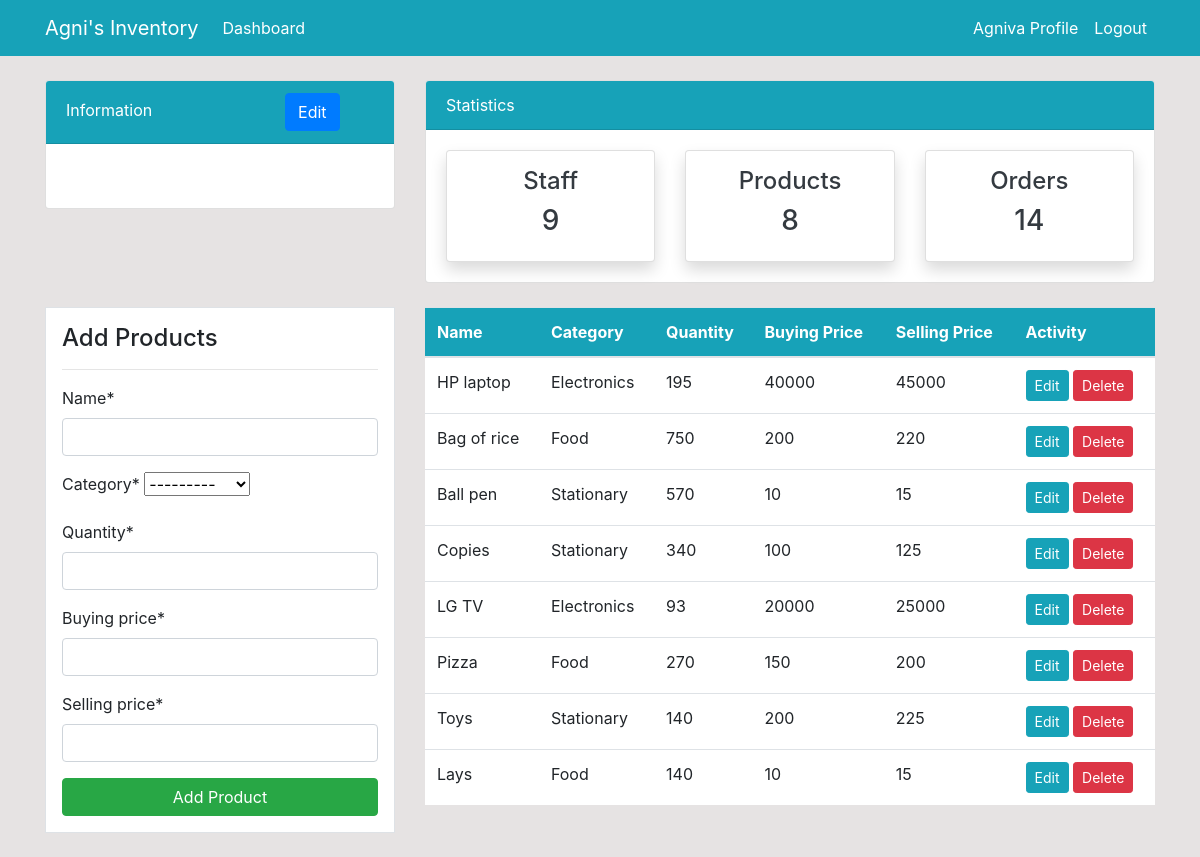
Page /product/ (signed in) on the earlier database version.
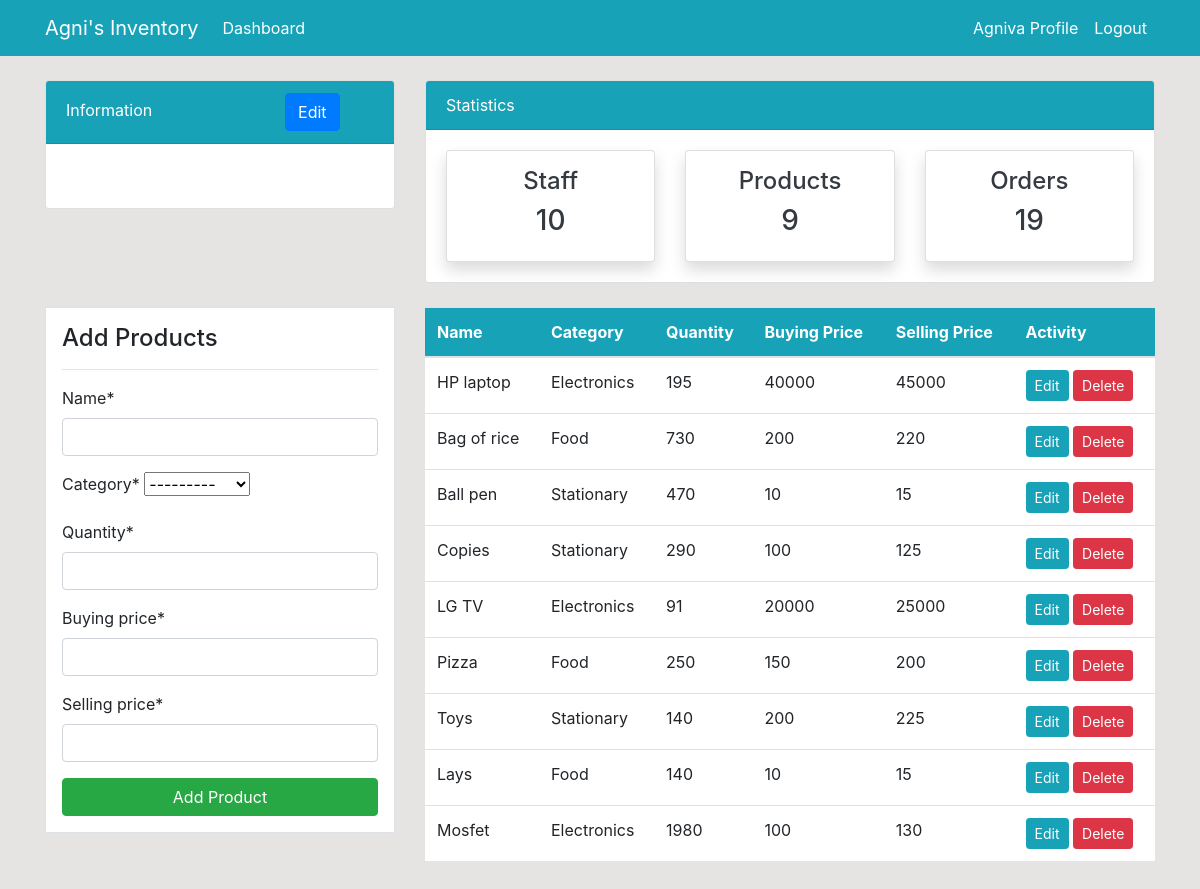
Same page on the later database version.
### dashboard/models.py (models this page shows, shortened)
class Product(models.Model):
    name=models.CharField(max_length=100, null=True)
    category=models.CharField(max_length=20, choices=CATEGORY, null=True)
    quantity=models.PositiveIntegerField(null=True)
    ordered_quantity=models.PositiveIntegerField(null=True, default=0)
    buying_price = models.PositiveIntegerField(null = True)
    selling_price = models.PositiveIntegerField(null = True)
    class Meta:
        verbose_name_plural='Product'

### dashboard/views.py (the view)
# urls.py: path('product/',views.product, name='dashboard-product'),
@login_required
def product(request):
    items=Product.objects.raw('SELECT * FROM dashboard_product')
    workers_count=User.objects.all().count()
    orders_count=Order.objects.count()
    products_count=Product.objects.count()
    if request.method=='POST':
        form=ProductForm(request.POST)
        if form.is_valid():
            form.save()
            product_name=form.cleaned_data.get('name')
            messages.success(request, f'{product_name} has been added successfully')
            return redirect('dashboard-product')
    else:
        form=ProductForm()
    context={
        'items':items,
        'form':form,
        'workers_count':workers_count,
        'orders_count':orders_count,
        'products_count':products_count,
    }
    return render(request, 'dashboard/product.html', context)

### dashboard/forms.py
class ProductForm(forms.ModelForm):
    class Meta:
        model = Product
        fields = ['name','category','quantity', 'buying_price', 'selling_price']

### templates/dashboard/product.html (shortened to what this page needs)
{% extends 'partials/base.html'%}
{% load crispy_forms_tags %}
{% block content %}
{% include 'partials/topnav.html' %}
<div class="container">
    <div class="row my-4">
        <div class="col-md-4">
            <div class="border bg-white p-3">
                <h4>Add Products</h4>
                <hr>
                <form method="POST">
                    {{ form|crispy }}
                    <input class="btn btn-success btn-block" type="submit" value="Add Product">
                </form>
            </div>
        </div>
        <div class="col-md-8">
            <table class="table bg-white">
                <thead class="bg-info">
                    <tr class="text-white">
                        <th scope="col">Name</th>
                        <th scope="col">Category</th>
                        <th scope="col">Quantity</th>
                        <th scope="col">Buying Price</th>
                        <th scope="col">Selling Price</th>
                        <th scope="col">Activity</th>
                    </tr>
                </thead>
                <tbody>
                    {%for item in items  %}
                    <tr>
                        <td>{{ item.name }}</td>
                        <td>{{item.category}}</td>
                        <td>{{item.quantity}}</td>
                        <td>{{item.buying_price}}</td>
                        <td>{{item.selling_price}}</td>
                        <td>
                            <a class="btn btn-info btn-sm" href="{% url 'dashboard-product-update' item.id %}">Edit</a>
                            <a class="btn btn-danger btn-sm" href="{% url 'dashboard-product-delete' item.id %}">Delete</a>
                        </td>
                    </tr>
                    {% endfor %}
                </tbody>
            </table>
        </div>
    </div>
</div>
{% endblock %}

### templates/partials/base.html (shortened to what this page needs)
{% load static %}
<!doctype html>
<html lang="en">
  <head>
    <link rel="stylesheet" href="https://cdn.jsdelivr.net/npm/bootstrap@4.6.2/dist/css/bootstrap.min.css">
    <link rel="stylesheet" href="{% static '/style.css' %}">
  </head>
  <body>
    {% include 'partials/nav.html' %}
    {% block content %}
    {% endblock %}
  </body>
</html>

### templates/partials/nav.html (shortened to what this page needs)
<nav class="navbar navbar-expand-lg navbar-info bg-info">
    {% if user.is_authenticated %}
    <div class="container">
        <a class="navbar-brand text-white" href="{% url 'dashboard-index' %}">Agni's Inventory</a>
        <div class="collapse navbar-collapse" id="navbarSupportedContent">
            <ul class="navbar-nav mr-auto">
                <li class="nav-item active">
                    <a class="nav-link text-white" href="{% url 'dashboard-index' %}">Dashboard </a>
                </li>
            </ul>
            <ul class="navbar-nav ml-auto">
                <li class="nav-item active">
                    <a class="nav-link text-white" href="{% url 'user-profile' %}">{{user.username}} Profile </a>
                </li>
                <li class="nav-item">
                    <a class="nav-link text-white" href="{% url 'user-logout' %}">Logout</a>
                </li>
            </ul>
            {% endif %}
        </div>
    </div>
</nav>

### templates/partials/topnav.html (shortened to what this page needs)
 <div class="container">
    <div class="row mt-4">
        <div class="col-md-4">
            <div class="card">
                <div class="card-header bg-info text-white">
                    Information
                    <a href="{% url 'edit-information' %}" class="btn btn-primary offset-md-5">Edit</a>
                </div>
                <div class="card-body">
                </div>
            </div>
        </div>
        <div class="col-md-8">
            <div class="card">
                <div class="card-header bg-info text-white">
                    Statistics
                </div>
                <div class="card-body">
                    <div class="row">
                        <div class="col-md-4">
                            <a class="text-decoration-none text-dark" href="{% url 'dashboard-staff' %}">
                                <div class="card my-card shadow text-center p-3">
                                    <h4>Staff </h4>
                                    <h3>{{workers_count}}</h3>
                                </div>
                            </a>
                        </div>
                        <div class="col-md-4">
                            <a class="text-decoration-none text-dark" href="{% url 'dashboard-product' %}">
                                <div class="card my-card shadow text-center p-3">
                                    <h4>Products </h4>
                                    <h3>{{products_count}}</h3>
                                </div>
                            </a>
                        </div>
                        <div class="col-md-4">
                            <a class="text-decoration-none text-dark" href="{% url 'dashboard-order' %}">
                                <div class="card my-card shadow text-center p-3">
                                    <h4>Orders </h4>
                                    <h3>{{orders_count}}</h3>
                                </div>
                            </a>
                        </div>
                    </div>
                </div>
            </div>
        </div>
    </div>
</div>

### static/style.css (style rules this page uses)
body { background: rgb(230, 227, 227); }

Differences in the rows shown:
changed Product "Bag of rice": quantity "750" → "730"
changed Product "Ball pen": quantity "570" → "470"
changed Product "Copies": quantity "340" → "290"
changed Product "LG TV": quantity "93" → "91"
changed Product "Pizza": quantity "270" → "250"
added Product: name "Mosfet", category "Electronics", quantity "1980", buying_price "100", selling_price "130"
Other differences:
{{ workers_count }}: "9" → "10"
{{ products_count }}: "8" → "9"
{{ orders_count }}: "14" → "19"
